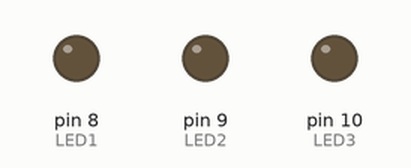
Simulated run of this sketch. Board: Arduino Uno, built with avr-gcc and run on an emulated ATmega328P. Shown: output pins drawn as LEDs (lit = HIGH). What the sketch prints to the serial monitor is not drawn.

Above: at 0.2 s.
At 1.7 s:
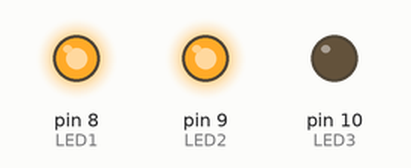
At 2.7 s:
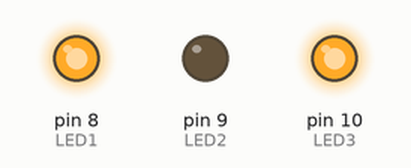
At 3.7 s:
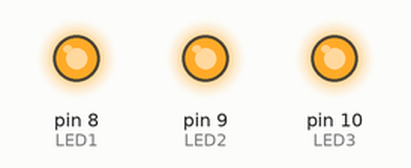
At 6.2 s:
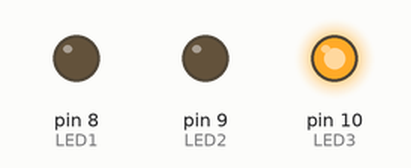
At 8.7 s:
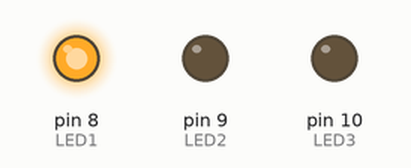
Timing chart, 0 to 9.2 s (numbered marks = the images above):
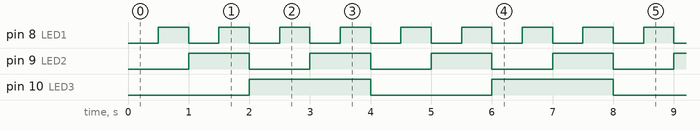

Measured:
- by itself, pin 8 (LED1): alternates HIGH for 0.50 s and LOW for 0.50 s
- by itself, pin 9 (LED2): alternates HIGH for 1.0 s and LOW for 1.0 s
- by itself, pin 10 (LED3): alternates HIGH for 2.0 s and LOW for 2.0 s

The sketch:

LED_____.ino
```cpp
/*
 * 实验名称：LED 多频率闪烁（进阶）
 * 实验目的：使用 millis() 实现非阻塞延时，控制多个 LED 以不同频率闪烁
 *
 * 硬件连接：
 *   LED1 正极 → 220Ω 电阻 → Arduino D8
 *   LED2 正极 → 220Ω 电阻 → Arduino D9
 *   LED3 正极 → 220Ω 电阻 → Arduino D10
 *   所有 LED 负极 → Arduino GND
 *
 * 知识点：
 *   - millis() 获取运行时间（非阻塞延时）
 *   - 多任务并行处理思想
 */

// LED 引脚定义
const int LED1 = 8;
const int LED2 = 9;
const int LED3 = 10;

// 各 LED 闪烁间隔（毫秒）
const long INTERVAL1 = 500;   // LED1: 0.5秒
const long INTERVAL2 = 1000;  // LED2: 1秒
const long INTERVAL3 = 2000;  // LED3: 2秒

// 记录上次切换时间
unsigned long previousMillis1 = 0;
unsigned long previousMillis2 = 0;
unsigned long previousMillis3 = 0;

// LED 状态
bool ledState1 = LOW;
bool ledState2 = LOW;
bool ledState3 = LOW;

void setup() {
  pinMode(LED1, OUTPUT);
  pinMode(LED2, OUTPUT);
  pinMode(LED3, OUTPUT);
  Serial.begin(9600);
  Serial.println("多频率 LED 闪烁实验开始！");
}

void loop() {
  unsigned long currentMillis = millis();

  // 控制 LED1
  if (currentMillis - previousMillis1 >= INTERVAL1) {
    previousMillis1 = currentMillis;
    ledState1 = !ledState1;
    digitalWrite(LED1, ledState1);
  }

  // 控制 LED2
  if (currentMillis - previousMillis2 >= INTERVAL2) {
    previousMillis2 = currentMillis;
    ledState2 = !ledState2;
    digitalWrite(LED2, ledState2);
  }

  // 控制 LED3
  if (currentMillis - previousMillis3 >= INTERVAL3) {
    previousMillis3 = currentMillis;
    ledState3 = !ledState3;
    digitalWrite(LED3, ledState3);
  }
}
```
